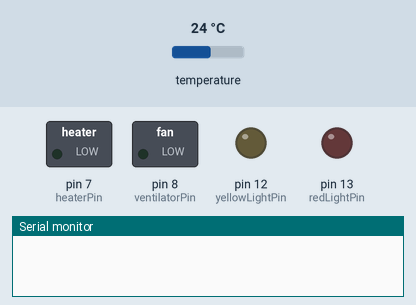
Recording of a program running on a simulated Arduino Uno, built with avr-gcc and run on an emulated ATmega328P. On the bench: switched loads named in the program (green lamp = pin HIGH), output pins drawn as LEDs (lit = HIGH), the last lines printed to the serial monitor. The test bench sets the inputs (shaded band); at power-on: temperature 24 °C. The local clock reads 2024-03-15 10:24:30 at power-on unless the program sets it.

Above: at 0.1 s.
At 1.1 s:
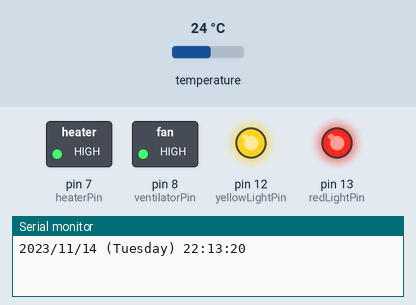
At 1.8 s:
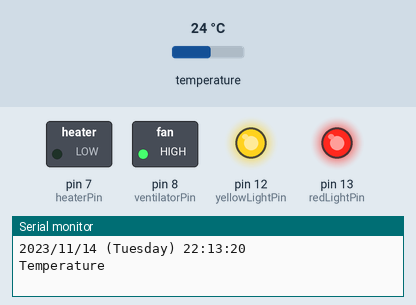
Timing chart, 0 to 3.3 s (numbered marks = the images above):
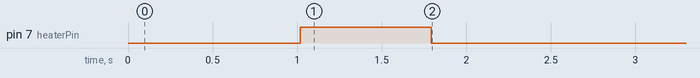

Measured:
- by itself, pin 7 (heaterPin): HIGH → LOW at 1.8 s

The program:

main.cpp
```cpp
#include <Arduino.h>
#include "RTClib.h"
#include <classes/Ventilator.h>
#include <classes/Light.h>
#include <classes/Heater.h>
#include <classes/GeneralActionHandler.h>
#include "RTCManager/GlobalRTCManager.h"

#include <OneWire.h>
#include <DallasTemperature.h>
#define ONE_WIRE_BUS 2
OneWire oneWire(ONE_WIRE_BUS);
DallasTemperature sensors(&oneWire);
RTC_DS3231 rtc;


char daysOfTheWeek[7][12] = {"Sunday", "Monday", "Tuesday", "Wednesday", "Thursday", "Friday", "Saturday"};
int redLightPin = 13;
int yellowLightPin = 12;
int ventilatorPin = 8;
int heaterPin = 7;

int ventilatorRunFor = 1;
TimeUnit ventilatorRunForTimeUnit = TimeUnit::m;
int ventilatorStopFor = 10;
TimeUnit ventilatorStopForTimeUnit = TimeUnit::m;

// Define what a day is. 'Day' is when light is required. 'Night' is when dark is required.
int maxTemperature = 30; // in celsius
int dayStartHour = 6;
int dayStartMinute = 0;
int dayStartSecond = 0;
int dayInterval = 16;
TimeUnit dayIntervalTimeUnit = TimeUnit::h;

Light redLight(redLightPin, dayStartHour, dayStartMinute, dayStartSecond, dayInterval, dayIntervalTimeUnit);
Light yellowLight(yellowLightPin, dayStartHour, dayStartMinute, dayStartSecond, dayInterval, dayIntervalTimeUnit);
Ventilator ventilator(ventilatorPin, ventilatorRunFor, ventilatorRunForTimeUnit, ventilatorStopFor, ventilatorStopForTimeUnit);
Heater heater(heaterPin, maxTemperature);

GeneralActionHandler actionHandler;

void setup()

{

#ifndef ESP8266
  while (!Serial)
    ; // wait for serial port to connect. Needed for native USB
#endif

  if (!rtc.begin())
  {
    Serial.println("Couldn't find RTC");
    Serial.flush();
    while (1)
      delay(10);
  }

  Serial.begin(9600);
  rtcManager.begin();
  sensors.begin();
  delay(1000);

  rtc.adjust(DateTime(F(__DATE__), F(__TIME__)));

#ifndef ESP8266
  while (!Serial)
    ; // wait for serial port to connect. Needed for native USB
#endif

  // for some reason this works only from the arduino ide. Check the example
  // from RTClib -> DS1307
  // rtc.adjust(DateTime(F(__DATE__), F(__TIME__)));
  // rtc.adjust(DateTime(2025, 4, 5, 23, 37, 0));

  pinMode(ventilatorPin, OUTPUT);
  pinMode(redLightPin, OUTPUT);
  pinMode(yellowLightPin, OUTPUT);
  pinMode(heaterPin, OUTPUT);

  ventilator.off();
  redLight.off();
  yellowLight.off();
  heater.off();
}

void printDate(DateTime now)
{
  char daysOfTheWeek[7][12] = {"Sunday", "Monday", "Tuesday", "Wednesday", "Thursday", "Friday", "Saturday"};
  Serial.print(now.year(), DEC);
  Serial.print('/');
  Serial.print(now.month(), DEC);
  Serial.print('/');
  Serial.print(now.day(), DEC);
  Serial.print(" (");
  Serial.print(daysOfTheWeek[now.dayOfTheWeek()]);
  Serial.print(") ");
  Serial.print(now.hour(), DEC);
  Serial.print(':');
  Serial.print(now.minute(), DEC);
  Serial.print(':');
  Serial.print(now.second(), DEC);
  Serial.println();
}

float getTemperature() {
  sensors.requestTemperatures();
  return sensors.getTempCByIndex(0);
}

void generalFunction() {
  DateTime now = rtcManager.getCurrentTime();
  printDate(now);


  float temp = getTemperature();
  bool isDay = actionHandler.isDay(now, dayStartHour, dayStartMinute, dayStartSecond, dayInterval, dayIntervalTimeUnit);

  Serial.println("Temperature");
  Serial.println(String(temp));

  ventilator.evaluate(now);
  Serial.println(isDay ? "is day" : "is night");

  if (isDay) {

    if (heater.isOn()) {
      heater.off();
    }

    if (temp < 30) {
      redLight.evaluate(now);
      if (yellowLight.isRunning()) {
        yellowLight.off();
      }
    } else {
      yellowLight.evaluate(now);
      if (redLight.isRunning()) {
        redLight.off();
      }
    }
  } else {
    if (redLight.isRunning()) {
      redLight.off();
    }

    if (yellowLight.isRunning()) {
      redLight.off();
    }

    heater.evaluate(temp, isDay);
  }
}

void loop() {
  generalFunction();
  // rtc.adjust(DateTime(2025, 4, 6, 9, 33, 0));

  delay(5000);
}
```

GeneralActionHandler.h
```cpp
#ifndef GENERAL_ACTION_HANDLER_H
#define GENERAL_ACTION_HANDLER_H

class GeneralActionHandler
{
private:
public:
    GeneralActionHandler()
    {
    }

    // the 'day' term reffers to when the chickens need light
    // the 'night' term reffers to when the chickens need dark
    int evaluateLights(bool isDay, float temperature)
    {
        if (isDay && temperature < 30) {
            // evaluate red light
            return 1;
        }

        if (isDay && temperature >= 30) {
            // evaluate white light
            return 2;
        }

        return true;
    };

    int evaluateHeater(float temperature, bool isDay, float targetTemp, bool isOn) {

        if (isDay && isOn) {
            return 0;
        }

        if (isDay && !isOn) {
            return 3;
        }

        if (!isDay && (temperature < targetTemp) && !isOn) {
            return 1;
        }

        if (!isDay && (temperature < targetTemp) && isOn) {
            return 3;
        }

        if (!isDay && (temperature > targetTemp) && !isOn) {
            return 3;
        }

        if (!isDay && (temperature > targetTemp) && isOn) {
            return 0;
        }

        return 0;
    }

    bool isDay(DateTime now, int dayStartHour, int dayStartMinute, int dayStartSecond, int dayInterval, TimeUnit unit)
    {

        DateTime start(now.year(), now.month(), now.day(), dayStartHour, dayStartMinute, dayStartSecond);
        DateTime end = start;

        if (unit == TimeUnit::h) {
            end = (start + TimeSpan(0, dayInterval, 0, 0));
            return (now <= end) && (now >= start);
        }

        if (unit == TimeUnit::m)
        {
            end = (start + TimeSpan(0, 0, dayInterval, 0));
            return (now <= end) && (now >= start);
        }

        if (unit == TimeUnit::s)
        {
            end = (start + TimeSpan(0, 0, 0, dayInterval));
            return (now <= end) && (now >= start);
        }

        return (now <= end) && (now >= start);
    };

    void printDates(DateTime now, DateTime start, DateTime end) {
        Serial.println("Now");
        printCurrentTime(now);

        Serial.println("Start");
        printCurrentTime(start);

        Serial.println("End");
        printCurrentTime(end);
    }

    char daysOfTheWeek[7][12] = {"Sunday", "Monday", "Tuesday", "Wednesday", "Thursday", "Friday", "Saturday"};

    void printCurrentTime(DateTime now)
    {
        Serial.print(now.year(), DEC);
        Serial.print('/');
        Serial.print(now.month(), DEC);
        Serial.print('/');
        Serial.print(now.day(), DEC);
        Serial.print(" (");
        Serial.print(daysOfTheWeek[now.dayOfTheWeek()]);
        Serial.print(") ");
        Serial.print(now.hour(), DEC);
        Serial.print(':');
        Serial.print(now.minute(), DEC);
        Serial.print(':');
        Serial.print(now.second(), DEC);
        Serial.println();
    }
};

#endif
```

Heater.h
```cpp
#ifndef HEATER_H
#define HEATER_H

#include <Arduino.h>
#include "RTCManager/GlobalRTCManager.h"
#include <classes/GeneralActionHandler.h>


class Heater {
private:
    int pin;
    float targetTemp;
    GeneralActionHandler generalActionHandler;

public:
    Heater(int p, float targetTemp) : generalActionHandler() {
        this->pin = p;
        this->targetTemp = targetTemp;
    }

    void on() {
        digitalWrite(7, LOW);
    }

    void off() {
        digitalWrite(pin, HIGH);
    }

    bool isOn() {
        int buttonState = digitalRead(pin);

        // Check if the button is pressed (HIGH)
        if (buttonState == 0) {
          return true;
        } else {
          return false;
        }
    }

    void evaluate(float temperature, bool isDay) {
        int result = generalActionHandler.evaluateHeater(temperature, isDay, targetTemp, isOn());

        if (result == 1) {
            on();
        }

        if (result == 0) {
            off();
        }
    }
};

#endif
```

Light.h
```cpp
#ifndef LIGHT_H
#define LIGHT_H

#include <Arduino.h>
#include "OnceADayActionWithStartTimeAndInterval.h"
#include "StartTimeWithInterval.h"

class Light {
private:
    int pin;
    StartTimeWithInterval startTimeWithInterval;
    OnceADayActionWithStartTimeAndInterval actionService;

public:
    // Constructor to initialize the LED pin
    Light(int p, int hour, int minute, int second, int interval, TimeUnit unit) : pin(p), startTimeWithInterval(hour, minute, second, interval, unit), actionService() {
    }

    // Method to turn the LED on
    void on() {
        digitalWrite(pin, LOW);
    }

    // Method to turn the LED off
    void off() {
        digitalWrite(pin, HIGH);
    }

    bool isRunning() {
        int pinState = digitalRead(pin);

        // Check if the button is pressed (HIGH)
        if (pinState == 0) {
          return true;
        } else {
          return false;
        }
    }

    void evaluate(DateTime now) {
        int action = actionService.evaluateForAction(now, startTimeWithInterval, isRunning());
        if (action == 1) {
            on();
        }

        if (action == 0) {
            off();
        }
    }
};

#endif
```

Ventilator.h
```cpp
#ifndef VENTILATOR_H
#define VENTILATOR_H

#include <Arduino.h>
#include "RepeatableStartAndStopAction.h"
#include "StartAndStopDurations.h"
#include "RTCManager/GlobalRTCManager.h"

class Ventilator {
private:
    int pin;
    StartAndStopDurations startAndStopDurations;
    RepeatableStartAndStopAction acService;
    DateTime timeOn;
    DateTime timeOff;

public:
    Ventilator(int p, int start, TimeUnit startUnit, int stop, TimeUnit stopUnit) : pin(p), startAndStopDurations(start, startUnit, stop, stopUnit), acService() {
    }

    // Method to turn the LED on
    void on() {
        digitalWrite(pin, LOW);
        timeOn = rtcManager.getCurrentTime();
    }

    // Method to turn the LED off
    void off() {
        digitalWrite(pin, HIGH);
        timeOff = rtcManager.getCurrentTime();
    }

    bool isRunning() {
        // this is reversed because the relay is off when pin is 1
        int buttonState = digitalRead(pin);

        if (buttonState == 0) {
          return true;
        } else {
          return false;
        }
    }

    void evaluate(DateTime now) {
        int action = acService.evaluateForAction(now, timeOn, timeOff, startAndStopDurations, isRunning());

        if (action == 1) {
            on();
        }

        if (action == 0) {
            off();
        }
    }
};

#endif
```
